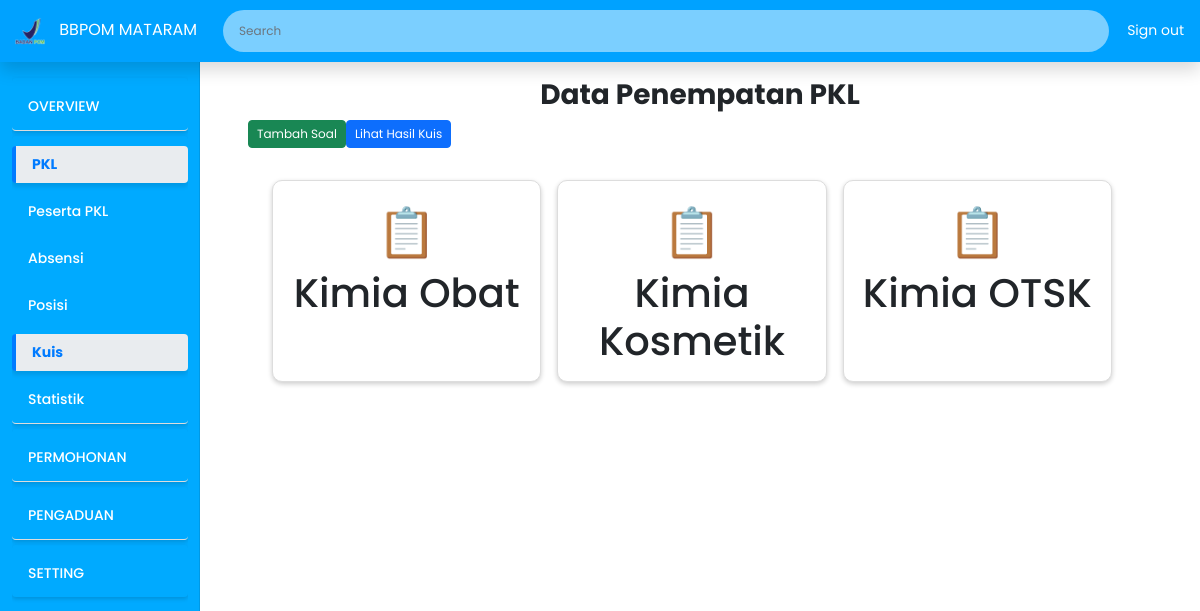
Page /admin_pkl_kuis.php (signed in) on the earlier database version.
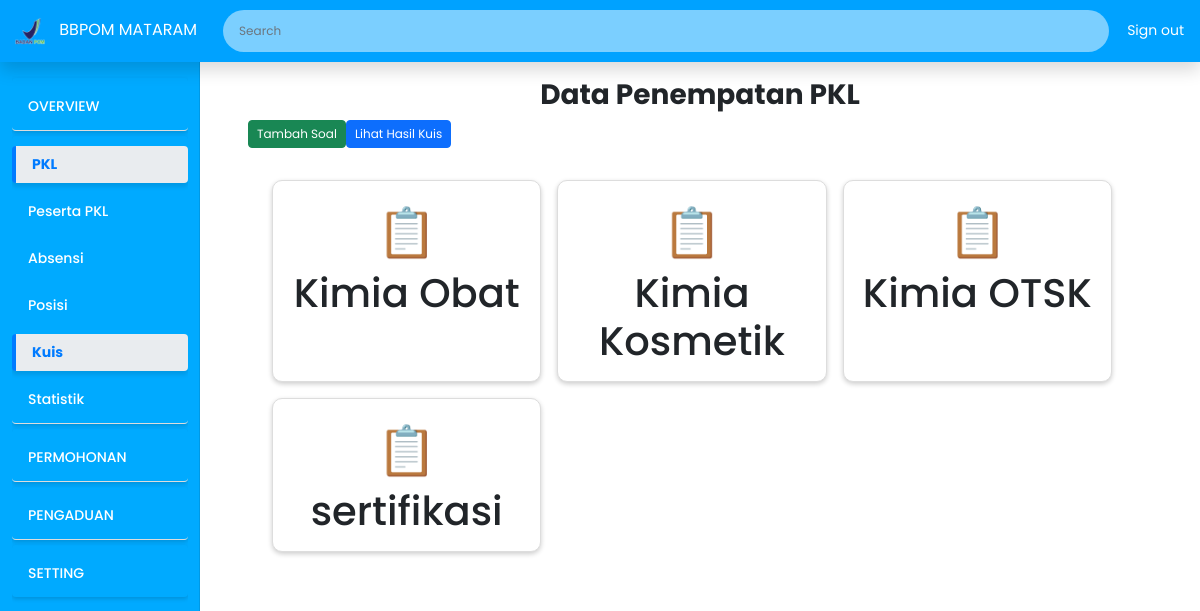
Same page on the later database version.
### tables this page shows
CREATE TABLE `penempatan_pkl` (
  `id` int(15) NOT NULL,
  `posisi` varchar(50) NOT NULL,
  `deskripsi` varchar(70) NOT NULL,
  `jurusan` text NOT NULL,
  `kuota` int(5) NOT NULL
);

### admin_pkl_kuis.php (the view, shortened to what this page needs)
<?php
include('koneksi.php');
$search = isset($_GET['search']) ? mysqli_real_escape_string($conn, $_GET['search']) : '';
$sql = "SELECT * FROM penempatan_pkl WHERE
        posisi LIKE '%$search%' OR
        deskripsi LIKE '%$search%' OR
        jurusan LIKE '%$search%' OR
        kuota LIKE '%$search%'";
$result = mysqli_query($conn, $sql);
?>
<!DOCTYPE html>
<html lang="en">
<head>
    <link rel="stylesheet" href="https://cdn.jsdelivr.net/npm/sweetalert2@11/dist/sweetalert2.min.css">
    <link href="https://cdn.jsdelivr.net/npm/bootstrap@5.0.2/dist/css/bootstrap.min.css" rel="stylesheet"
>
    <link rel="stylesheet" href="Asset/CSS/custom2.css">
</head>
<body>
    <?php include 'header_admin.php'; ?>
    <div class="container-fluid">
        <div class="row">
        <?php include('sidebar_admin.php'); ?>
            <div class="col-md-9 ms-sm-auto col-lg-10 px-md-4 main-content">
                <div class="container mt-2">
                    <div class="text-center">
                        <h3 class="fw-bold">Data Penempatan PKL</h3>
                    </div>
                    <div class="d-flex justify-content-start mb-3">
                        <a href="function/TambahSoalKuis.php" class="btn btn-success">Tambah Soal</a>
                        <a href="admin_pkl_kuis_hasil.php" class="btn btn-primary">Lihat Hasil Kuis</a>
                    </div>
                    <div class="container">
                        <div class="card-wrapper">
                            <?php
                            while ($row2 = mysqli_fetch_assoc($result)) { ?>
                                <div class="card" style="cursor: pointer;" onclick="goToPage('<?php echo $row2['posisi']; ?>')">
                                    <div class="card-icon">📋</div>
                                    <h2><?php echo "{$row2['posisi']}"; ?></h2>
                                </div>
                            <?php
                            }
                            ?>
                        </div>
                    </div>
                </div>
            </div>
        </div>
    </div>
</body>
</html>

### header_admin.php (shortened to what this page needs)
<header class="navbar navbar-dark fixed-top flex-md-nowrap p-0 shadow">
    <a class="navbar-brand" href="#">
        <img src="Asset/Gambar/logo.png" alt="#" width="30px" height="30px"
            style="margin-left: 15px; margin-right: 10px">
        BBPOM MATARAM
    </a>
    <div class="d-none d-md-flex order-1 flex-grow-1">
        <form method="GET" action="" id="searchForm" class="d-flex me-auto">
            <input class="form-control w-100 me-2" type="text" name="search" placeholder="Search"
                aria-label="Search" id="searchInput"
                value="<?php echo isset($_GET['search']) ? $_GET['search'] : ''; ?>">
        </form>
        <a class="nav-link signout text-nowrap" style="color: white; padding-top: 20px; padding-left: 10px;"
            href="logout.php">Sign out</a>
    </div>
</header>

### sidebar_admin.php (shortened to what this page needs)
<div id="sidebar" class="sidebar col-md-3 col-lg-2 d-none d-md-block">
    <div class="position-sticky pt-2 sidebar-sticky">
        <ul class="nav flex-column">
            <?php
            $current_page = basename($_SERVER['PHP_SELF']);
            $nav_items = [
                [
                    'title' => 'OVERVIEW',
                    'link' => 'admin.php',
                    'active' => ($current_page == 'admin.php'),
                    'submenu' => []
                ],
                [
                    'title' => 'PKL',
                    'link' => '#',
                    'active' => ($current_page == 'admin_pkl.php'||$current_page == 'admin_pkl_absensi.php'
                    ||$current_page == 'admin_pkl_kuis.php'||$current_page == 'admin_pkl_posisi.php'||$current_page == 'admin_pkl_statistik.php'),
                    'submenu' => [
                        ['title' => 'Peserta PKL', 'link' => 'admin_pkl.php'],
                        ['title' => 'Absensi', 'link' => 'admin_pkl_absensi.php'],
                        ['title' => 'Posisi', 'link' => 'admin_pkl_posisi.php'],
                        ['title' => 'Kuis', 'link' => 'admin_pkl_kuis.php'],
                        ['title' => 'Statistik', 'link' => 'admin_pkl_statistik.php'],
                    ]
                ],
                [
                    'title' => 'PERMOHONAN',
                    'link' => 'admin_tamu.php',
                    'active' => ($current_page == 'admin_tamu.php'||$current_page == 'admin_tamu_statistik.php'),
                    'submenu' => [
                        ['title' => 'Permohonan', 'link' => 'admin_tamu.php'],
                        ['title' => 'Statistik', 'link' => 'admin_tamu_statistik.php'],
                    ]
                ],
                [
                    'title' => 'PENGADUAN',
                    'link' => '#',
                    'active' => ($current_page == 'admin_pengaduan.php' || $current_page == 'admin_pengaduan_statistik.php'),
                    'submenu' => [
                        ['title' => 'Laporan Pengaduan', 'link' => 'admin_pengaduan.php'],
                        ['title' => 'Statistik', 'link' => 'admin_pengaduan_statistik.php'],
                    ]
                ],
                [
                    'title' => 'SETTING',
                    'link' => 'admin_web.php',
                    'active' => ($current_page == 'admin_web.php'),
                    'submenu' => []
                ]
            ];
            ?>
            <?php foreach ($nav_items as $index => $item): ?>
                <li class="nav-item">
                    <a
                        class="nav-link <?php echo $item['active'] ? 'active' : ''; ?>"
                        href="<?php echo !empty($item['submenu']) ? '#' : $item['link']; ?>"
                        <?php if (!empty($item['submenu'])): ?>
                            data-bs-toggle="collapse"
                            data-bs-target="#submenu-<?php echo $index; ?>"
                            aria-expanded="<?php echo $item['active'] ? 'true' : 'false'; ?>"
                            aria-controls="submenu-<?php echo $index; ?>"
                        <?php endif; ?>
                    >
                        <?php echo $item['title']; ?>
                    </a>
                    <?php if (!empty($item['submenu'])): ?>
                        <ul
                            id="submenu-<?php echo $index; ?>"
                            class="collapse list-unstyled <?php echo $item['active'] ? 'show' : ''; ?>"
                        >
                            <?php foreach ($item['submenu'] as $submenu): ?>
                                <li>
                                    <a
                                        class="nav-link sub-item <?php echo $current_page == basename($submenu['link']) ? 'active' : ''; ?>"
                                        href="<?php echo $submenu['link']; ?>"
                                    >
                                        <?php echo $submenu['title']; ?>
                                    </a>
                                </li>
                            <?php endforeach; ?>
                        </ul>
                    <?php endif; ?>
                </li>
            <?php endforeach; ?>
        </ul>
    </div>
</div>

### Asset/CSS/custom2.css (style rules this page uses)
body { font-size: 0.875rem; margin: 0; padding: 0; font-family: 'Poppins', sans-serif; }
.text-center { font-size: 20px; }
.sidebar { background-color: #00aaff; position: fixed; top: 50px; bottom: 0; left: 0; z-index: 100; padding-top: 20px; box-shadow: inset -1px 0 0 rgba(0, 0, 0, 0.1); }
.sidebar-sticky { position: relative; top: 0; height: calc(100vh - 56px); padding-top: 0.5rem; overflow-x: hidden; overflow-y: auto; }
.sidebar .nav-link { font-weight: 500; color: #ffffff; border-radius: 10px; margin-top: 10px; }
.sidebar .nav-link.active { color: #000000; background-color: #e4f3fb; }
.navbar { background-color: #00a2ff; position: fixed; top: 0; width: 100%; z-index: 1050; }
.navbar-brand { padding-top: 0.75rem; padding-bottom: 0.75rem; font-size: 1rem; background-color: transparent; }
.navbar .form-control { padding: 0.75rem 1rem; border-width: 0; border-radius: 25px; }
.form-control { color: #000000; background-color: #7bcfff; border: 1px solid rgb(113, 113, 113); }
.signout { color: white; }
.main-content { padding-top: 70px; padding-left: 250px; }
.btn { font-size: 0.75rem; padding: 0.25rem 0.5rem; }
.form-control { font-size: 0.75rem; padding: 0.25rem 0.5rem; }
.card { border-radius: 10px; box-shadow: 0 4px 8px rgba(0, 0, 0, 0.1); text-align: center; transition: transform 0.3s, background-color 0.3s; cursor: pointer; }
.card h2 { font-size: 2.5rem; margin: 0; color: inherit; }
.card .card-icon { font-size: 3rem; color: inherit; }
.card .card-icon { font-size: 3rem; color: #777; }
#searchForm { width: 100%; }
#searchInput { width: calc(100% - 10px); margin: 10px; }

### admin_pkl_kuis.php (style rules this page uses)
.card { cursor:default; }
.card-wrapper { display: flex; flex-wrap: wrap; gap: 1rem; }
.card { flex: 0 0 calc(33.333% - 1rem); box-shadow: 0 2px 5px rgba(0, 0, 0, 0.2); border: 1px solid #ddd; padding: 1rem; text-align: center; }
.card h2 { font-size: 2.5rem; margin: 0; color: inherit; }
.card .card-icon { font-size: 3rem; color: inherit; }
.card .card-icon { font-size: 3rem; color: #777; }

### sidebar_admin.php (style rules this page uses)
.nav-item { border-bottom: 1px solid #ddd; padding-bottom: 5px; margin-bottom: 5px; box-shadow: 0 2px 4px rgba(0, 0, 0, 0.15); border-radius: 4px; }
.nav-item:last-child { border-bottom: none; }
.nav-item .nav-link.active { box-shadow: 0 4px 4px rgba(0, 0, 0, 0.1); background-color: #e9ecef; border-left: 4px solid #007bff; color: #007bff; font-weight: bold; border-radius: 4px; }

Differences in the rows shown:
added penempatan_pkl: posisi "sertifikasi"
